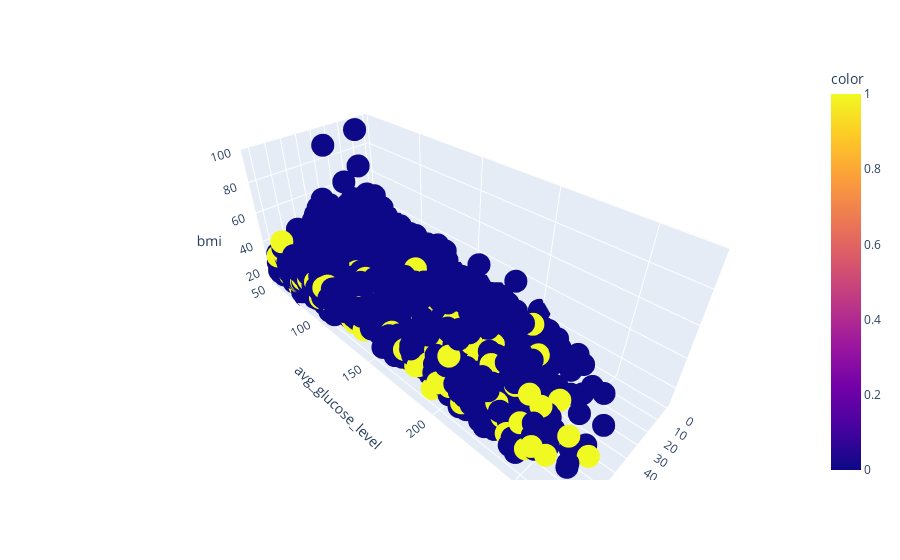

Notebook code cell kept with this figure:
### Markdown cell above
## Plotten der drei wichtigsten Feature

***

Letztendlich plotten wir einen 3D Scatter von Plotly Express um die drei wichtigsten Feature zu veranschaulichen, alle gelben Baelle sind Daten die letztendlich auch einen *stroke* hatten und blaue die ohne.

Es erschliesst sich, dass letztendlich nur das Alter eine wirklich wichtige Rolle spielt und die Korrelation zwischen bmi, avg_glucose_level und age weniger relevant sind als das pure Alter.

***

### Code cell
# scatter plot of top 3 most important features
fig = px.scatter_3d(data[['age', 'avg_glucose_level', 'bmi']], 
                    x='age', y='avg_glucose_level', z='bmi', 
                    color=data["stroke"])
fig.show()

### Figure 1 — Plotly figure (JSON) as saved in the notebook; plotly's stock layout.template omitted (floating-point values rounded to 4 significant figures; data arrays with more than 128 entries replaced by an {"elided": "..."} marker saying what was removed)
{"data": [{"hovertemplate": "age=%{x}<br>avg_glucose_level=%{y}<br>bmi=%{z}<br>color=%{marker.color}<extra></extra>", "legendgroup": "", "marker": {"color": {"elided": "4909 int values"}, "coloraxis": "coloraxis", "symbol": "circle"}, "mode": "markers", "name": "", "scene": "scene", "showlegend": false, "type": "scatter3d", "x": {"elided": "4909 float values"}, "y": {"elided": "4909 float values"}, "z": {"elided": "4909 float values"}}], "layout": {"coloraxis": {"colorbar": {"title": {"text": "color"}}, "colorscale": [[0, "#0d0887"], [0.1111, "#46039f"], [0.2222, "#7201a8"], [0.3333, "#9c179e"], [0.4444, "#bd3786"], [0.5556, "#d8576b"], [0.6667, "#ed7953"], [0.7778, "#fb9f3a"], [0.8889, "#fdca26"], [1, "#f0f921"]]}, "legend": {"tracegroupgap": 0}, "margin": {"t": 60}, "scene": {"domain": {"x": [0, 1], "y": [0, 1]}, "xaxis": {"title": {"text": "age"}}, "yaxis": {"title": {"text": "avg_glucose_level"}}, "zaxis": {"title": {"text": "bmi"}}}}}
